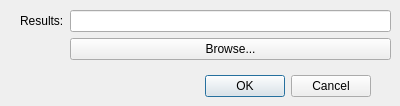
<?xml version="1.0" encoding="UTF-8"?>
<ui version="4.0">
 <class>SPXClassifier</class>
 <widget class="QDialog" name="SPXClassifier">
  <property name="geometry">
   <rect>
    <x>0</x>
    <y>0</y>
    <width>400</width>
    <height>106</height>
   </rect>
  </property>
  <property name="windowTitle">
   <string>Superpixel classifier</string>
  </property>
  <widget class="QDialogButtonBox" name="buttonBox">
   <property name="geometry">
    <rect>
     <x>30</x>
     <y>70</y>
     <width>341</width>
     <height>32</height>
    </rect>
   </property>
   <property name="orientation">
    <enum>Qt::Horizontal</enum>
   </property>
   <property name="standardButtons">
    <set>QDialogButtonBox::Cancel|QDialogButtonBox::Ok</set>
   </property>
  </widget>
  <widget class="QWidget" name="formLayoutWidget">
   <property name="geometry">
    <rect>
     <x>20</x>
     <y>10</y>
     <width>371</width>
     <height>61</height>
    </rect>
   </property>
   <layout class="QFormLayout" name="formLayout">
    <item row="0" column="0">
     <widget class="QLabel" name="labelResults">
      <property name="text">
       <string>Results:</string>
      </property>
     </widget>
    </item>
    <item row="0" column="1">
     <widget class="QLineEdit" name="lineEditResults"/>
    </item>
    <item row="1" column="1">
     <widget class="QPushButton" name="pushButtonBrowseResults">
      <property name="text">
       <string>Browse...</string>
      </property>
     </widget>
    </item>
   </layout>
  </widget>
 </widget>
 <resources/>
 <connections>
  <connection>
   <sender>buttonBox</sender>
   <signal>accepted()</signal>
   <receiver>SPXClassifier</receiver>
   <slot>accept()</slot>
   <hints>
    <hint type="sourcelabel">
     <x>248</x>
     <y>254</y>
    </hint>
    <hint type="destinationlabel">
     <x>157</x>
     <y>274</y>
    </hint>
   </hints>
  </connection>
  <connection>
   <sender>buttonBox</sender>
   <signal>rejected()</signal>
   <receiver>SPXClassifier</receiver>
   <slot>reject()</slot>
   <hints>
    <hint type="sourcelabel">
     <x>316</x>
     <y>260</y>
    </hint>
    <hint type="destinationlabel">
     <x>286</x>
     <y>274</y>
    </hint>
   </hints>
  </connection>
 </connections>
</ui>
